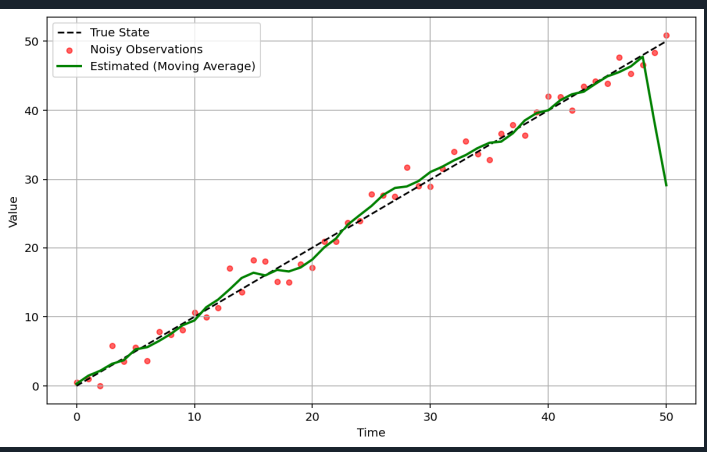

Generate this figure with Python:
#implement a moving average estimator
#compute an estimated signal from noisy obs
#plot true state, noisy obs and estimated state

import numpy as np
import matplotlib.pyplot as plt

t = np.arange(51)
x = t
y = x + np.random.normal(0, 2, 51)

window_size = 5
y_hat = np.convolve(y, np.ones(window_size)/window_size, mode='same')

plt.figure(figsize=(10, 6))
plt.plot(t, x, 'k--', label='True State', linewidth=1.5)
plt.scatter(t, y, color='red', s=20, alpha=0.6, label='Noisy Observations')
plt.plot(t, y_hat, 'g-', label='Estimated (Moving Average)', linewidth=2)
plt.xlabel('Time')
plt.ylabel('Value')
plt.legend()
plt.grid(True)
plt.show()
